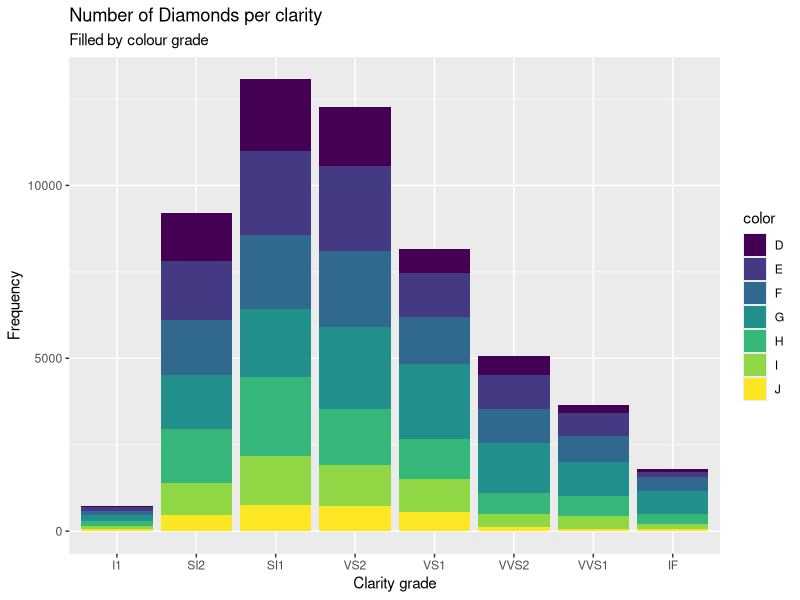
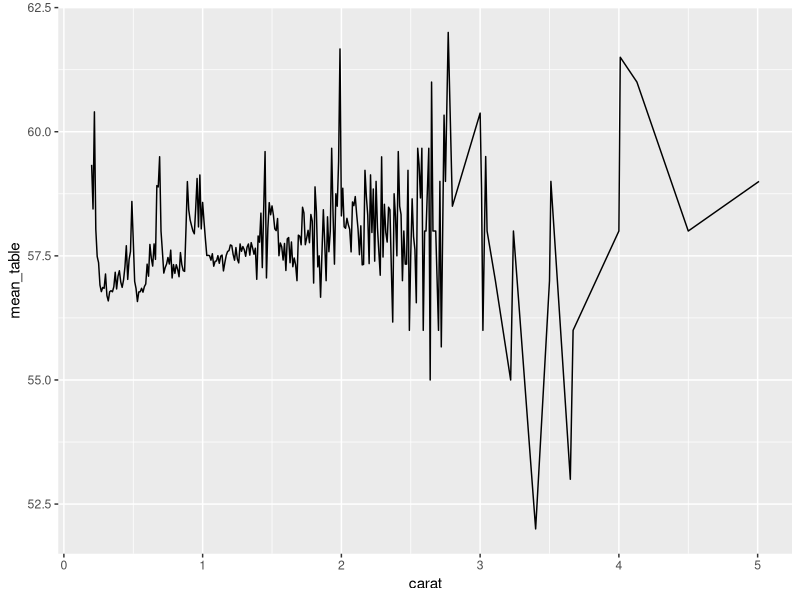
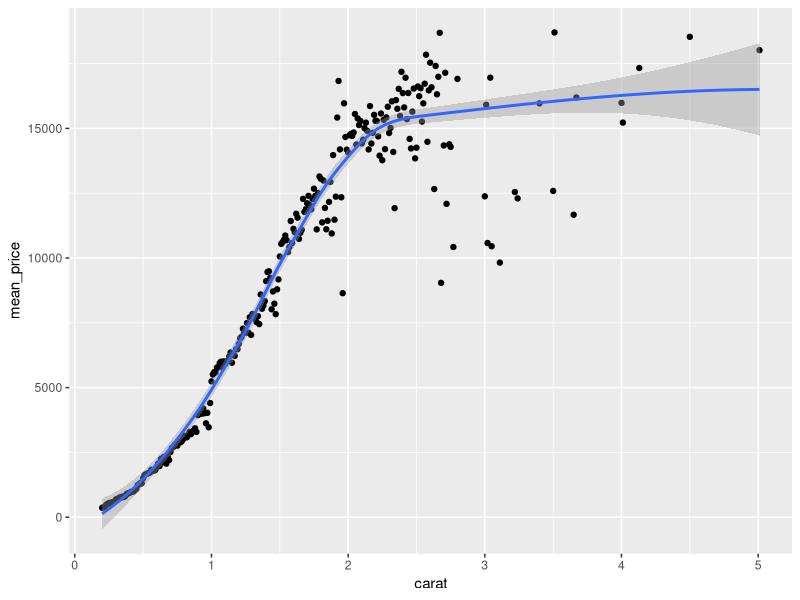

Write the R code that produced these figures, in order.
## ---- chunk 1
library(tidyverse) 
library(ggplot2)
View(diamonds)
## ---- chunk 2
diamonds <- diamonds %>% rename(
    depth_pct = "depth",
    length_mm = "x",
    width_mm = "y",
    depth_mm = "z",
    table_pct = "table"
  )
## ---- chunk 3
# Do some preliminary investigations & cleaning

diamonds %>% ggplot(mapping = aes(x = clarity, fill = color)) + geom_bar() + labs(title = "Number of Diamonds per clarity", subtitle = "Filled by colour grade", y = "Frequency", x = "Clarity grade")

diamonds %>% group_by(cut) %>% summarise(mean_price = mean(price)) %>% arrange(mean_price)

diamonds %>% group_by(carat) %>% summarise(mean_table = mean(table_pct)) %>% ggplot(mapping = aes(x = carat, y = mean_table)) + geom_line()

diamonds %>% group_by(carat) %>% summarise(mean_price = mean(price)) %>% ggplot(mapping = aes(x = carat, y = mean_price)) + geom_point() + geom_smooth()

## ---- chunk 4

diamonds <- diamonds %>%
  mutate(table_mm = table_pct * width_mm / 100)

# Overall table_mm arithmetic mean?

diamonds %>% summarise(mean_table = mean(table_mm))




# table_mm arithmetic mean within each clarity category


diamonds %>% group_by(clarity) %>% summarise(mean_table = mean(table_mm)) %>% arrange(mean_table)



## ---- chunk 5
# Write gmean() command

gmean <- function(x) {
  exp(mean(log(x)))
}

diamonds %>% summarise(gmean_price = gmean(price)) #test example


## ---- chunk 6

test_data <- list(
  test1 = c(2.1, 3.8, 4.2),
  test2 = c(1, 10, 100, 1000),
  test3 = c(0, 1, 4),
  test4 = c(0.38,  0.94, -1.56),
  test5 = c(TRUE, TRUE),
  test6 = c("6", "7", "8")
)


# Create for loop to test gmean() on the above examples


## ---- chunk 7
# Copy gmean() from Ex4 and edit it to check the input





# Copy your code from Ex 5 to test your new command





## ---- chunk 8
# Overall table_mm geometic mean?






# table_mm geometic mean within each clarity category






## ---- chunk 9
# Create gmean2() that computes the geometric mean 
#   that uses the original definition






## ---- chunk 10
# Create a function that computes the harmonic mean







